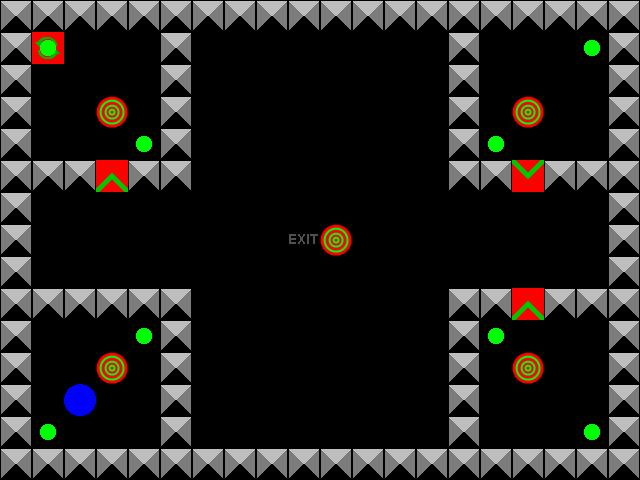

Below is a game level as drawn by its tile map, then a one-line description and the .tmx file that defines it, in full:
An orthogonal 20x15 tile map with 32x32 px tiles, 4 tile layers (Layer 0, Layer 1, Layer 2, Layer 3), 4 tilesets.

<map version="1.0" orientation="orthogonal" width="20" height="15" tilewidth="32" tileheight="32">
 <properties>
  <property name="Title" value="Level 11" />
  <property name="Description" value="The first level ever!" />
 </properties>
 <tileset firstgid="1" name="Layer0" tilewidth="32" tileheight="32">
  <image source="Layer0.png" width="192" height="64" />
 </tileset>
 <tileset firstgid="13" name="Layer1" tilewidth="32" tileheight="32">
  <image source="Layer1.png" width="64" height="32" />
 </tileset>
 <tileset firstgid="15" name="Layer2" tilewidth="32" tileheight="32">
  <image source="Layer2.png" width="32" height="32" />
 </tileset>
 <tileset firstgid="16" name="Layer3" tilewidth="32" tileheight="32">
  <image source="Layer3.png" width="64" height="32" />
 </tileset>
 <layer name="Layer 0" width="20" height="15">
  <data encoding="csv">
2,2,2,2,2,2,2,2,2,2,2,2,2,2,2,2,2,2,2,2,
2,12,0,0,0,2,0,0,0,0,0,0,0,0,2,0,0,0,0,2,
2,0,0,0,0,2,0,0,0,0,0,0,0,0,2,0,0,0,0,2,
2,0,0,5,0,2,0,0,0,0,0,0,0,0,2,0,5,0,0,2,
2,0,0,0,0,2,0,0,0,0,0,0,0,0,2,0,0,0,0,2,
2,2,2,7,2,2,0,0,0,0,0,0,0,0,2,2,8,2,2,2,
2,0,0,0,0,0,0,0,0,0,0,0,0,0,0,0,0,0,0,2,
2,0,0,0,0,0,0,0,0,1,5,0,0,0,0,0,0,0,0,2,
2,0,0,0,0,0,0,0,0,0,0,0,0,0,0,0,0,0,0,2,
2,2,2,2,2,2,0,0,0,0,0,0,0,0,2,2,7,2,2,2,
2,0,0,0,0,2,0,0,0,0,0,0,0,0,2,0,0,0,0,2,
2,0,0,5,0,2,0,0,0,0,0,0,0,0,2,0,5,0,0,2,
2,0,0,0,0,2,0,0,0,0,0,0,0,0,2,0,0,0,0,2,
2,0,0,0,0,2,0,0,0,0,0,0,0,0,2,0,0,0,0,2,
2,2,2,2,2,2,2,2,2,2,2,2,2,2,2,2,2,2,2,2
</data>
 </layer>
 <layer name="Layer 1" width="20" height="15">
  <data encoding="csv">
0,0,0,0,0,0,0,0,0,0,0,0,0,0,0,0,0,0,0,0,
0,0,0,0,0,0,0,0,0,0,0,0,0,0,0,0,0,0,0,0,
0,0,0,0,0,0,0,0,0,0,0,0,0,0,0,0,0,0,0,0,
0,0,0,0,0,0,0,0,0,0,0,0,0,0,0,0,0,0,0,0,
0,0,0,0,0,0,0,0,0,0,0,0,0,0,0,0,0,0,0,0,
0,0,0,0,0,0,0,0,0,0,0,0,0,0,0,0,0,0,0,0,
0,0,0,0,0,0,0,0,0,0,0,0,0,0,0,0,0,0,0,0,
0,0,0,0,0,0,0,0,0,0,0,0,0,0,0,0,0,0,0,0,
0,0,0,0,0,0,0,0,0,0,0,0,0,0,0,0,0,0,0,0,
0,0,0,0,0,0,0,0,0,0,0,0,0,0,0,0,0,0,0,0,
0,0,0,0,0,0,0,0,0,0,0,0,0,0,0,0,0,0,0,0,
0,0,0,0,0,0,0,0,0,0,0,0,0,0,0,0,0,0,0,0,
0,0,0,0,0,0,0,0,0,0,0,0,0,0,0,0,0,0,0,0,
0,0,0,0,0,0,0,0,0,0,0,0,0,0,0,0,0,0,0,0,
0,0,0,0,0,0,0,0,0,0,0,0,0,0,0,0,0,0,0,0
</data>
 </layer>
 <layer name="Layer 2" width="20" height="15">
  <data encoding="csv">
0,0,0,0,0,0,0,0,0,0,0,0,0,0,0,0,0,0,0,0,
0,0,0,0,0,0,0,0,0,0,0,0,0,0,0,0,0,0,0,0,
0,0,0,0,0,0,0,0,0,0,0,0,0,0,0,0,0,0,0,0,
0,0,0,0,0,0,0,0,0,0,0,0,0,0,0,0,0,0,0,0,
0,0,0,0,0,0,0,0,0,0,0,0,0,0,0,0,0,0,0,0,
0,0,0,0,0,0,0,0,0,0,0,0,0,0,0,0,0,0,0,0,
0,0,0,0,0,0,0,0,0,0,0,0,0,0,0,0,0,0,0,0,
0,0,0,0,0,0,0,0,0,0,0,0,0,0,0,0,0,0,0,0,
0,0,0,0,0,0,0,0,0,0,0,0,0,0,0,0,0,0,0,0,
0,0,0,0,0,0,0,0,0,0,0,0,0,0,0,0,0,0,0,0,
0,0,0,0,0,0,0,0,0,0,0,0,0,0,0,0,0,0,0,0,
0,0,0,0,0,0,0,0,0,0,0,0,0,0,0,0,0,0,0,0,
0,0,0,0,0,0,0,0,0,0,0,0,0,0,0,0,0,0,0,0,
0,0,0,0,0,0,0,0,0,0,0,0,0,0,0,0,0,0,0,0,
0,0,0,0,0,0,0,0,0,0,0,0,0,0,0,0,0,0,0,0
</data>
 </layer>
 <layer name="Layer 3" width="20" height="15">
  <data encoding="csv">
0,0,0,0,0,0,0,0,0,0,0,0,0,0,0,0,0,0,0,0,
0,17,0,0,0,0,0,0,0,0,0,0,0,0,0,0,0,0,17,0,
0,0,0,0,0,0,0,0,0,0,0,0,0,0,0,0,0,0,0,0,
0,0,0,0,0,0,0,0,0,0,0,0,0,0,0,0,0,0,0,0,
0,0,0,0,17,0,0,0,0,0,0,0,0,0,0,17,0,0,0,0,
0,0,0,0,0,0,0,0,0,0,0,0,0,0,0,0,0,0,0,0,
0,0,0,0,0,0,0,0,0,0,0,0,0,0,0,0,0,0,0,0,
0,0,0,0,0,0,0,0,0,0,0,0,0,0,0,0,0,0,0,0,
0,0,0,0,0,0,0,0,0,0,0,0,0,0,0,0,0,0,0,0,
0,0,0,0,0,0,0,0,0,0,0,0,0,0,0,0,0,0,0,0,
0,0,0,0,17,0,0,0,0,0,0,0,0,0,0,17,0,0,0,0,
0,0,0,0,0,0,0,0,0,0,0,0,0,0,0,0,0,0,0,0,
0,0,16,0,0,0,0,0,0,0,0,0,0,0,0,0,0,0,0,0,
0,17,0,0,0,0,0,0,0,0,0,0,0,0,0,0,0,0,17,0,
0,0,0,0,0,0,0,0,0,0,0,0,0,0,0,0,0,0,0,0
</data>
 </layer>
</map>
